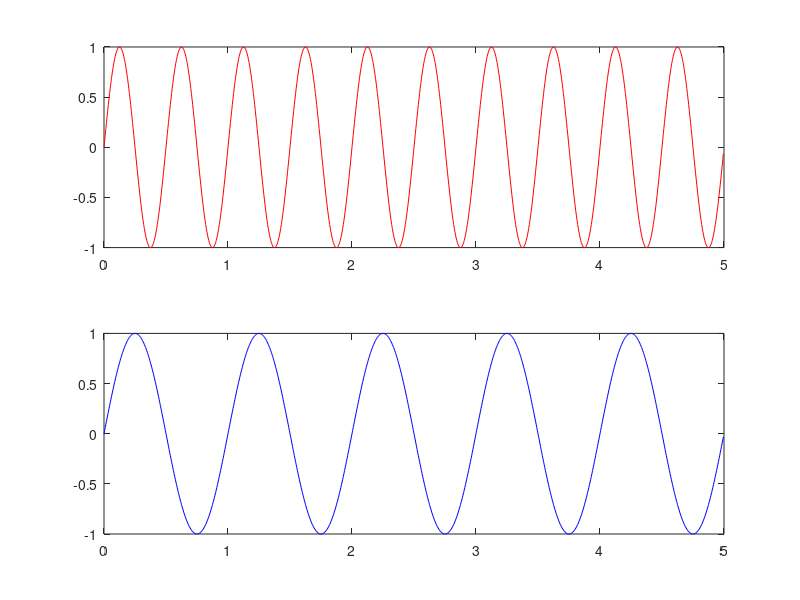

This figure's MATLAB source:
% How to plot a sine wave. Important !!!!

% Number of points in a analog signal
numberOfSamples = 1000; 

% Is the number of points you are observing per second
samplingFrequency = 200;

% SIG#SYS#STOCHASTIC

% 1/200 = 0.005
%  1000/200 = 5
% AP
%  an = a + (n-1)*d
%  an = 0 + (1000 - 1) *1/200
%  an = 999/200 = 4.995
%  0. 0.005, 0.010.......
t = (0:numberOfSamples-1)*1/samplingFrequency;
%  What will be the end of the array t 999/200= 4.995

subplot(2, 1 , 1)
freq = 2;
y = sin(2*pi*freq*t);
plot(t, y, 'r');
% title("My sine plot");
% xlabel("Time axis");
% ylabel("Amplitude");
% 
subplot(2, 1 , 2)
freq = 1;
yf = sin(2*pi*freq*t);
plot(t, yf, 'b');